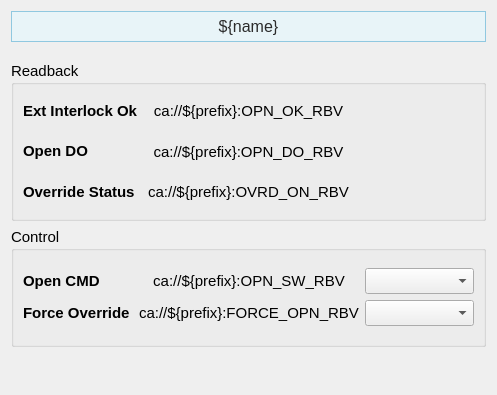
<?xml version="1.0" encoding="UTF-8"?>
<ui version="4.0">
 <class>Form</class>
 <widget class="QWidget" name="Form">
  <property name="geometry">
   <rect>
    <x>0</x>
    <y>0</y>
    <width>497</width>
    <height>395</height>
   </rect>
  </property>
  <property name="sizePolicy">
   <sizepolicy hsizetype="Preferred" vsizetype="Preferred">
    <horstretch>0</horstretch>
    <verstretch>0</verstretch>
   </sizepolicy>
  </property>
  <property name="windowTitle">
   <string>Form</string>
  </property>
  <layout class="QVBoxLayout" name="verticalLayout_7">
   <item>
    <widget class="PyDMLabel" name="PyDMLabel_11">
     <property name="maximumSize">
      <size>
       <width>16777215</width>
       <height>40</height>
      </size>
     </property>
     <property name="font">
      <font>
       <pointsize>12</pointsize>
      </font>
     </property>
     <property name="toolTip">
      <string/>
     </property>
     <property name="styleSheet">
      <string notr="true">    background-color: #e8f4f8;

    border: 1px solid #90c8e0;

    padding: 5px;

    color: rgb(43, 43, 43);</string>
     </property>
     <property name="text">
      <string>${name}</string>
     </property>
     <property name="alignment">
      <set>Qt::AlignCenter</set>
     </property>
    </widget>
   </item>
   <item>
    <spacer name="verticalSpacer_2">
     <property name="orientation">
      <enum>Qt::Vertical</enum>
     </property>
     <property name="sizeType">
      <enum>QSizePolicy::Fixed</enum>
     </property>
     <property name="sizeHint" stdset="0">
      <size>
       <width>20</width>
       <height>13</height>
      </size>
     </property>
    </spacer>
   </item>
   <item>
    <widget class="QGroupBox" name="groupBox">
     <property name="sizePolicy">
      <sizepolicy hsizetype="Preferred" vsizetype="Fixed">
       <horstretch>0</horstretch>
       <verstretch>0</verstretch>
      </sizepolicy>
     </property>
     <property name="minimumSize">
      <size>
       <width>0</width>
       <height>160</height>
      </size>
     </property>
     <property name="font">
      <font>
       <pointsize>11</pointsize>
      </font>
     </property>
     <property name="title">
      <string>Readback</string>
     </property>
     <layout class="QVBoxLayout" name="verticalLayout_14">
      <item>
       <layout class="QHBoxLayout" name="horizontalLayout_4" stretch="1,1,1">
        <item>
         <layout class="QVBoxLayout" name="verticalLayout">
          <item>
           <widget class="QLabel" name="interlock_ok_label_8">
            <property name="font">
             <font>
              <pointsize>11</pointsize>
             </font>
            </property>
            <property name="styleSheet">
             <string/>
            </property>
            <property name="text">
             <string>&lt;html&gt;&lt;head/&gt;&lt;body&gt;&lt;p&gt;&lt;span style=&quot; font-weight:600;&quot;&gt;Ext Interlock Ok&lt;/span&gt;&lt;/p&gt;&lt;/body&gt;&lt;/html&gt;</string>
            </property>
           </widget>
          </item>
          <item>
           <widget class="QLabel" name="interlock_ok_label_14">
            <property name="font">
             <font>
              <pointsize>11</pointsize>
             </font>
            </property>
            <property name="styleSheet">
             <string/>
            </property>
            <property name="text">
             <string>&lt;html&gt;&lt;head/&gt;&lt;body&gt;&lt;p&gt;&lt;span style=&quot; font-weight:600;&quot;&gt;Open DO&lt;/span&gt;&lt;/p&gt;&lt;/body&gt;&lt;/html&gt;</string>
            </property>
           </widget>
          </item>
          <item>
           <widget class="QLabel" name="interlock_ok_label_3">
            <property name="font">
             <font>
              <pointsize>11</pointsize>
             </font>
            </property>
            <property name="styleSheet">
             <string/>
            </property>
            <property name="text">
             <string>&lt;html&gt;&lt;head/&gt;&lt;body&gt;&lt;p&gt;&lt;span style=&quot; font-weight:600;&quot;&gt;Override Status&lt;/span&gt;&lt;/p&gt;&lt;/body&gt;&lt;/html&gt;</string>
            </property>
           </widget>
          </item>
         </layout>
        </item>
        <item>
         <layout class="QVBoxLayout" name="verticalLayout_4">
          <item>
           <widget class="PyDMLabel" name="PyDMLabel_13">
            <property name="toolTip">
             <string/>
            </property>
            <property name="text">
             <string>ca://${prefix}:OPN_OK_RBV</string>
            </property>
            <property name="alignment">
             <set>Qt::AlignCenter</set>
            </property>
            <property name="precision">
             <number>0</number>
            </property>
            <property name="showUnits">
             <bool>false</bool>
            </property>
            <property name="precisionFromPV">
             <bool>true</bool>
            </property>
            <property name="alarmSensitiveContent">
             <bool>false</bool>
            </property>
            <property name="alarmSensitiveBorder">
             <bool>true</bool>
            </property>
            <property name="PyDMToolTip">
             <string/>
            </property>
            <property name="channel">
             <string>ca://${prefix}:OPN_OK_RBV</string>
            </property>
            <property name="enableRichText">
             <bool>false</bool>
            </property>
            <property name="displayLabelText">
             <bool>false</bool>
            </property>
            <property name="disconnectedText">
             <string/>
            </property>
           </widget>
          </item>
          <item>
           <widget class="PyDMLabel" name="PyDMLabel_20">
            <property name="toolTip">
             <string/>
            </property>
            <property name="text">
             <string>ca://${prefix}:OPN_DO_RBV</string>
            </property>
            <property name="alignment">
             <set>Qt::AlignCenter</set>
            </property>
            <property name="precision">
             <number>0</number>
            </property>
            <property name="showUnits">
             <bool>false</bool>
            </property>
            <property name="precisionFromPV">
             <bool>true</bool>
            </property>
            <property name="alarmSensitiveContent">
             <bool>false</bool>
            </property>
            <property name="alarmSensitiveBorder">
             <bool>true</bool>
            </property>
            <property name="PyDMToolTip">
             <string/>
            </property>
            <property name="channel">
             <string>ca://${prefix}:OPN_DO_RBV</string>
            </property>
            <property name="enableRichText">
             <bool>false</bool>
            </property>
            <property name="displayLabelText">
             <bool>false</bool>
            </property>
            <property name="disconnectedText">
             <string/>
            </property>
           </widget>
          </item>
          <item>
           <widget class="PyDMLabel" name="PyDMLabel_6">
            <property name="toolTip">
             <string/>
            </property>
            <property name="text">
             <string>ca://${prefix}:OVRD_ON_RBV</string>
            </property>
            <property name="alignment">
             <set>Qt::AlignCenter</set>
            </property>
            <property name="channel">
             <string>ca://${prefix}:OVRD_ON_RBV</string>
            </property>
           </widget>
          </item>
         </layout>
        </item>
        <item>
         <layout class="QVBoxLayout" name="verticalLayout_3">
          <item>
           <widget class="QLabel" name="label_12">
            <property name="text">
             <string/>
            </property>
           </widget>
          </item>
          <item>
           <widget class="QLabel" name="label_16">
            <property name="text">
             <string/>
            </property>
           </widget>
          </item>
          <item>
           <widget class="QLabel" name="label_9">
            <property name="text">
             <string/>
            </property>
           </widget>
          </item>
         </layout>
        </item>
       </layout>
      </item>
     </layout>
    </widget>
   </item>
   <item>
    <widget class="QGroupBox" name="groupBox_2">
     <property name="sizePolicy">
      <sizepolicy hsizetype="Preferred" vsizetype="Fixed">
       <horstretch>0</horstretch>
       <verstretch>0</verstretch>
      </sizepolicy>
     </property>
     <property name="minimumSize">
      <size>
       <width>0</width>
       <height>120</height>
      </size>
     </property>
     <property name="font">
      <font>
       <pointsize>11</pointsize>
      </font>
     </property>
     <property name="title">
      <string>Control</string>
     </property>
     <layout class="QVBoxLayout" name="verticalLayout_15">
      <item>
       <layout class="QHBoxLayout" name="horizontalLayout_5" stretch="1,1,1">
        <item>
         <layout class="QVBoxLayout" name="verticalLayout_2">
          <item>
           <widget class="QLabel" name="interlock_ok_label_15">
            <property name="font">
             <font>
              <pointsize>11</pointsize>
             </font>
            </property>
            <property name="styleSheet">
             <string/>
            </property>
            <property name="text">
             <string>&lt;html&gt;&lt;head/&gt;&lt;body&gt;&lt;p&gt;&lt;span style=&quot; font-weight:600;&quot;&gt;Open CMD&lt;/span&gt;&lt;/p&gt;&lt;/body&gt;&lt;/html&gt;</string>
            </property>
           </widget>
          </item>
          <item>
           <widget class="QLabel" name="interlock_ok_label_9">
            <property name="font">
             <font>
              <pointsize>11</pointsize>
             </font>
            </property>
            <property name="styleSheet">
             <string/>
            </property>
            <property name="text">
             <string>&lt;html&gt;&lt;head/&gt;&lt;body&gt;&lt;p&gt;&lt;span style=&quot; font-weight:600;&quot;&gt;Force Override&lt;/span&gt;&lt;/p&gt;&lt;/body&gt;&lt;/html&gt;</string>
            </property>
           </widget>
          </item>
         </layout>
        </item>
        <item>
         <layout class="QVBoxLayout" name="verticalLayout_5">
          <item>
           <widget class="PyDMLabel" name="PyDMLabel_21">
            <property name="toolTip">
             <string/>
            </property>
            <property name="text">
             <string>ca://${prefix}:OPN_SW_RBV</string>
            </property>
            <property name="alignment">
             <set>Qt::AlignCenter</set>
            </property>
            <property name="precision">
             <number>0</number>
            </property>
            <property name="showUnits">
             <bool>false</bool>
            </property>
            <property name="precisionFromPV">
             <bool>true</bool>
            </property>
            <property name="alarmSensitiveContent">
             <bool>false</bool>
            </property>
            <property name="alarmSensitiveBorder">
             <bool>true</bool>
            </property>
            <property name="PyDMToolTip">
             <string/>
            </property>
            <property name="channel">
             <string>ca://${prefix}:OPN_SW_RBV</string>
            </property>
            <property name="enableRichText">
             <bool>false</bool>
            </property>
            <property name="displayLabelText">
             <bool>false</bool>
            </property>
            <property name="disconnectedText">
             <string/>
            </property>
           </widget>
          </item>
          <item>
           <widget class="PyDMLabel" name="PyDMLabel_7">
            <property name="toolTip">
             <string/>
            </property>
            <property name="text">
             <string notr="true">ca://${prefix}:FORCE_OPN_RBV</string>
            </property>
            <property name="alignment">
             <set>Qt::AlignCenter</set>
            </property>
            <property name="channel">
             <string>ca://${prefix}:FORCE_OPN_RBV</string>
            </property>
           </widget>
          </item>
         </layout>
        </item>
        <item>
         <layout class="QVBoxLayout" name="verticalLayout_6">
          <item>
           <widget class="PyDMEnumComboBox" name="PyDMEnumComboBox">
            <property name="toolTip">
             <string/>
            </property>
            <property name="channel">
             <string>ca://${prefix}:OPN_SW</string>
            </property>
           </widget>
          </item>
          <item>
           <widget class="PyDMEnumComboBox" name="PyDMEnumComboBox_3">
            <property name="toolTip">
             <string/>
            </property>
            <property name="channel">
             <string>ca://${prefix}:FORCE_OPN</string>
            </property>
           </widget>
          </item>
         </layout>
        </item>
       </layout>
      </item>
     </layout>
    </widget>
   </item>
   <item>
    <spacer name="verticalSpacer">
     <property name="orientation">
      <enum>Qt::Vertical</enum>
     </property>
     <property name="sizeHint" stdset="0">
      <size>
       <width>20</width>
       <height>89</height>
      </size>
     </property>
    </spacer>
   </item>
  </layout>
 </widget>
 <customwidgets>
  <customwidget>
   <class>PyDMEnumComboBox</class>
   <extends>QComboBox</extends>
   <header>pydm.widgets.enum_combo_box</header>
  </customwidget>
  <customwidget>
   <class>PyDMLabel</class>
   <extends>QLabel</extends>
   <header>pydm.widgets.label</header>
  </customwidget>
 </customwidgets>
 <resources/>
 <connections/>
</ui>
